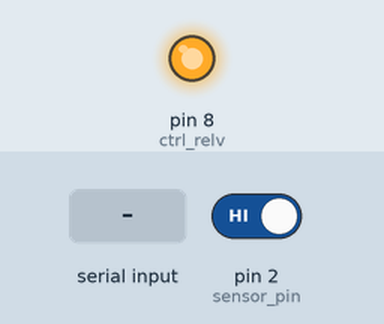
The sketch below on a simulated Arduino Uno, built with avr-gcc and run on an emulated ATmega328P. Parts: output pins drawn as LEDs (lit = HIGH). The inputs (shaded band) are chosen by the test bench; at power-on: pin 2 (sensor_pin) HIGH.

Above: at 1.2 s.
1.3 s: "a" received over Serial
At 2.1 s:
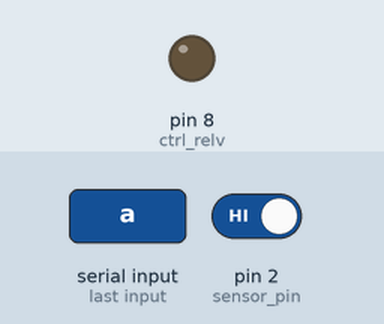
2.8 s: "s" received over Serial
At 3.2 s:
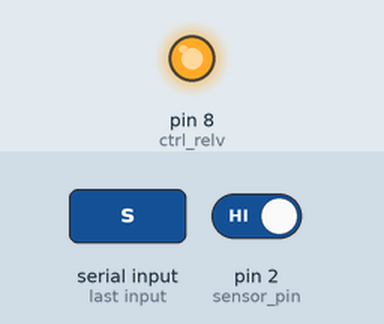
Timing chart, 0 to 5.8 s (numbered marks = the images above; inputs shaded):
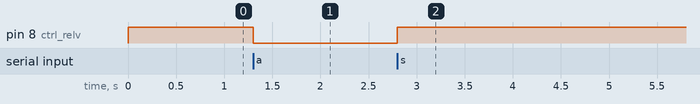

Measured:
- after the input at 1.3 s, pin 8 (ctrl_relv): HIGH → LOW at once
- after the input at 2.8 s, pin 8 (ctrl_relv): LOW → HIGH at once

The sketch:

dispensar_00.ino
```cpp
//Dispensar monedas con hopper, utilizando una variable definida
//en el codigo, la variable monedas indica la cantidad de monedas que seran
//vomitadas por el hopper

const int sensor_pin = 2;

byte controlRelevador = 0; //controla el estado del relevador
const int ctrl_relv = 8; //pin 8 conectado al relevador
//declaración de variables
volatile unsigned long limiteDeTiempo_pulso = 3;
volatile unsigned long tiempoPulso_inicial;
volatile unsigned long tiempoPulso_final;

//declarar variables
volatile unsigned cont_pulsos_moneda = 0;

//cantidad de monedas que se van a disensar
int monedas = 1;

void setup() {
  // put your setup code here, to run once:
  Serial.begin(9600);

  pinMode( sensor_pin, INPUT_PULLUP );
  attachInterrupt( digitalPinToInterrupt( sensor_pin), PULSE_CO, RISING);

  //pin de control para el relevador
  pinMode( ctrl_relv, OUTPUT);
  digitalWrite( ctrl_relv, OUTPUT);
}

void loop() {
  // put your main code here, to run repeatedly:

  //control para pruebas: si se presiona a en el teclado seran expulsadas las monedas
  //hasta que monedas sea menor o igual a cero, la variabla monedas es decrementada
  //en la función PULSE_CO invocada por el attachInterrupt
  //una vez vomitadas todas las variables ctrl_rel cambia a HIGH para detener
  //el hopper
  controlRelevador = Serial.read();
  if ( controlRelevador == 'a' && monedas >= 0 ){
    digitalWrite( ctrl_relv, LOW );
  }
  if ( controlRelevador == 's' || monedas <=0){
    digitalWrite( ctrl_relv, HIGH );
    monedas = 7;
  }

}

void PULSE_CO(){

  tiempoPulso_inicial = micros();

  if( digitalRead( sensor_pin) == HIGH ){
     tiempoPulso_final = micros();

     if( tiempoPulso_final - tiempoPulso_inicial > limiteDeTiempo_pulso ){
      cont_pulsos_moneda++;
      monedas--;
     }
  }
Serial.println( tiempoPulso_final - tiempoPulso_inicial );
Serial.println( monedas);
}
```
